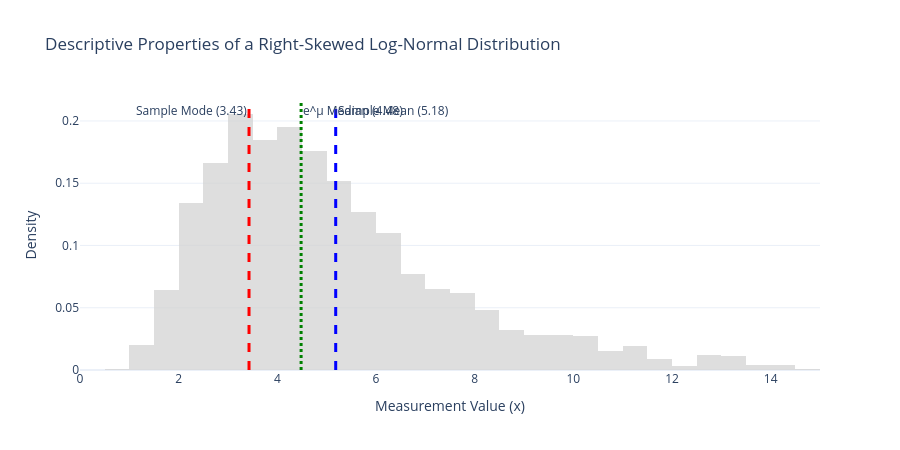

Notebook code cell kept with this figure:
### Markdown cell above
## Task 1: Estimating Mean, Variance, and Empirical Mode

We defined how to estimate descriptive parameters from a sample dataset $\{x^i\}$:
* **Sample Mean:** $\bar{x} = \frac{1}{n} \sum_{i=1}^{n} x^i$
* **Sample Variance (unbiased):** $\sigma^2 = \frac{1}{n-1} \sum_{i=1}^{n} (x^i - \bar{x})^2$
* **Mode ($x^*$):** The value that maximizes the local probability density function ($x^* = \arg\max_x f(x, \vec{p})$).

**Your Goal:**
1. Generate a dataset of samples from a right-skewed Log-Normal distribution.
2. Calculate the sample mean and unbiased sample variance using standard NumPy operations.
3. Compute an empirical estimate of the **Mode** by finding the peak of a density-normalized histogram.
4. Plot the density histogram and overlay vertical lines for the **Mean**, **Mode**, and $e^{\mu}$ (the median). Notice how the heavy right tail pulls the physical mean far away from $e^{\mu}$!

### Code cell
import numpy as np
import plotly.graph_objects as go

np.random.seed(42)
samples = np.random.lognormal(mean=1.5, sigma=0.5, size=2000)

# 1. Calculate Mean
x_bar = np.mean(samples)

# 2. Calculate Unbiased Variance (ddof=1 specifies dividing by n-1)
sigma_sq = np.var(samples, ddof=1)

# 3. Find Empirical Mode from Histogram peak
counts, bin_edges = np.histogram(samples, bins=100)
bin_centers = (bin_edges[:-1] + bin_edges[1:]) / 2
max_bin_idx = np.argmax(counts)
x_star = bin_centers[max_bin_idx]

print("--- Task 1 Solution ---")
print(f"Estimated Mean:     {x_bar:.4f}")
print(f"Estimated Variance: {sigma_sq:.4f}")
print(f"Estimated Mode:     {x_star:.4f}")

# 4. Visualization
fig = go.Figure()

# Density Histogram of Data
fig.add_trace(
    go.Histogram(
        x=samples,
        histnorm="probability density",
        name="Log-Normal Samples",
        marker_color="lightgray",
        nbinsx=100,
        opacity=0.75,
    )
)

# Vertical lines showing properties
fig.add_vline(
    x=x_bar,
    line_color="blue",
    line_width=3,
    line_dash="dash",
    annotation_text=f"Sample Mean ({x_bar:.2f})",
    annotation_position="top right",
)

fig.add_vline(
    x=x_star,
    line_color="red",
    line_width=3,
    line_dash="dash",
    annotation_text=f"Sample Mode ({x_star:.2f})",
    annotation_position="top left",
)

fig.add_vline(
    x=np.exp(1.5),
    line_color="green",
    line_width=3,
    line_dash="dot",
    annotation_text=f"e^μ Median ({np.exp(1.5):.2f})",
    annotation_position="top right",
)

fig.update_layout(
    title="Descriptive Properties of a Right-Skewed Log-Normal Distribution",
    xaxis_title="Measurement Value (x)",
    yaxis_title="Density",
    template="plotly_white",
    height=450,
    xaxis=dict(range=[0, 15]),  # Zoom in to see the skew details clearly
)
fig.show()

print(np.log(x_bar))
print(np.exp(1.5))

### Figure 1 — Plotly figure (JSON) as saved in the notebook; plotly's stock layout.template omitted (floating-point values rounded to 4 significant figures; data arrays with more than 128 entries replaced by an {"elided": "..."} marker saying what was removed)
{"data": [{"histnorm": "probability density", "marker": {"color": "lightgray"}, "name": "Log-Normal Samples", "nbinsx": 100, "opacity": 0.75, "type": "histogram", "x": {"elided": "2000 float values"}}], "layout": {"annotations": [{"showarrow": false, "text": "Sample Mean (5.18)", "x": 5.183, "xanchor": "left", "xref": "x", "y": 1, "yanchor": "top", "yref": "y domain"}, {"showarrow": false, "text": "Sample Mode (3.43)", "x": 3.426, "xanchor": "right", "xref": "x", "y": 1, "yanchor": "top", "yref": "y domain"}, {"showarrow": false, "text": "e^μ Median (4.48)", "x": 4.482, "xanchor": "left", "xref": "x", "y": 1, "yanchor": "top", "yref": "y domain"}], "height": 450, "shapes": [{"line": {"color": "blue", "dash": "dash", "width": 3}, "type": "line", "x0": 5.183, "x1": 5.183, "xref": "x", "y0": 0, "y1": 1, "yref": "y domain"}, {"line": {"color": "red", "dash": "dash", "width": 3}, "type": "line", "x0": 3.426, "x1": 3.426, "xref": "x", "y0": 0, "y1": 1, "yref": "y domain"}, {"line": {"color": "green", "dash": "dot", "width": 3}, "type": "line", "x0": 4.482, "x1": 4.482, "xref": "x", "y0": 0, "y1": 1, "yref": "y domain"}], "title": {"text": "Descriptive Properties of a Right-Skewed Log-Normal Distribution"}, "xaxis": {"range": [0, 15], "title": {"text": "Measurement Value (x)"}}, "yaxis": {"title": {"text": "Density"}}}}
